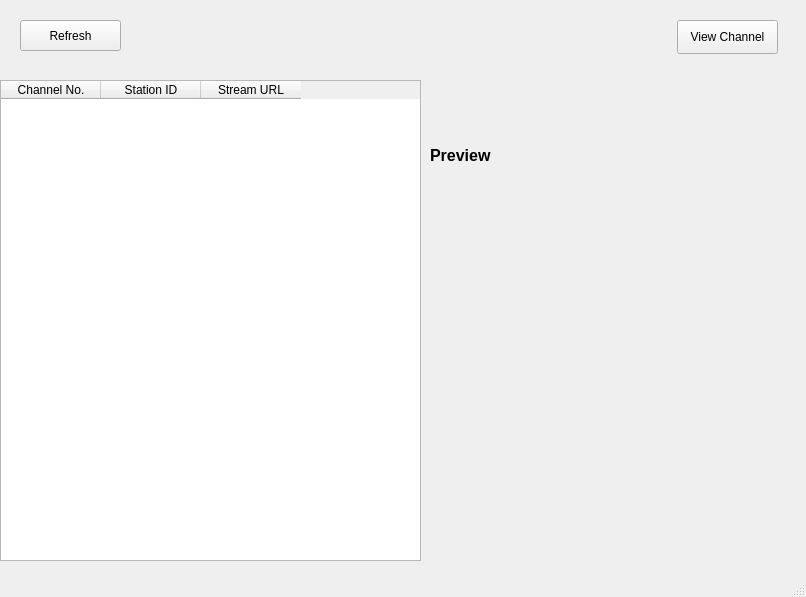
<?xml version="1.0" encoding="UTF-8"?>
<ui version="4.0">
 <class>MainWindow</class>
 <widget class="QMainWindow" name="MainWindow">
  <property name="geometry">
   <rect>
    <x>0</x>
    <y>0</y>
    <width>806</width>
    <height>597</height>
   </rect>
  </property>
  <property name="minimumSize">
   <size>
    <width>806</width>
    <height>597</height>
   </size>
  </property>
  <property name="maximumSize">
   <size>
    <width>806</width>
    <height>800</height>
   </size>
  </property>
  <property name="windowTitle">
   <string>HDHomeRun Channel List</string>
  </property>
  <widget class="QWidget" name="centralwidget">
   <widget class="QPushButton" name="connect_button">
    <property name="geometry">
     <rect>
      <x>20</x>
      <y>20</y>
      <width>101</width>
      <height>31</height>
     </rect>
    </property>
    <property name="text">
     <string>Refresh</string>
    </property>
   </widget>
   <widget class="QTableWidget" name="channelTable">
    <property name="geometry">
     <rect>
      <x>0</x>
      <y>80</y>
      <width>421</width>
      <height>481</height>
     </rect>
    </property>
    <property name="minimumSize">
     <size>
      <width>0</width>
      <height>481</height>
     </size>
    </property>
    <property name="editTriggers">
     <set>QAbstractItemView::NoEditTriggers</set>
    </property>
    <property name="alternatingRowColors">
     <bool>true</bool>
    </property>
    <property name="sortingEnabled">
     <bool>true</bool>
    </property>
    <column>
     <property name="text">
      <string>Channel No.</string>
     </property>
    </column>
    <column>
     <property name="text">
      <string>Station ID</string>
     </property>
    </column>
    <column>
     <property name="text">
      <string>Stream URL</string>
     </property>
    </column>
   </widget>
   <widget class="QPushButton" name="launchButton">
    <property name="geometry">
     <rect>
      <x>677</x>
      <y>20</y>
      <width>101</width>
      <height>34</height>
     </rect>
    </property>
    <property name="text">
     <string>View Channel</string>
    </property>
   </widget>
   <widget class="QLabel" name="preview_label">
    <property name="geometry">
     <rect>
      <x>430</x>
      <y>140</y>
      <width>111</width>
      <height>31</height>
     </rect>
    </property>
    <property name="font">
     <font>
      <pointsize>12</pointsize>
      <weight>75</weight>
      <bold>true</bold>
     </font>
    </property>
    <property name="text">
     <string>Preview</string>
    </property>
   </widget>
   <widget class="Phonon::VideoPlayer" name="player">
    <property name="geometry">
     <rect>
      <x>429</x>
      <y>200</y>
      <width>381</width>
      <height>301</height>
     </rect>
    </property>
   </widget>
  </widget>
  <widget class="QStatusBar" name="statusbar"/>
 </widget>
 <customwidgets>
  <customwidget>
   <class>Phonon::VideoPlayer</class>
   <extends>QWidget</extends>
   <header location="global">phonon/videoplayer.h</header>
  </customwidget>
 </customwidgets>
 <resources/>
 <connections/>
</ui>
